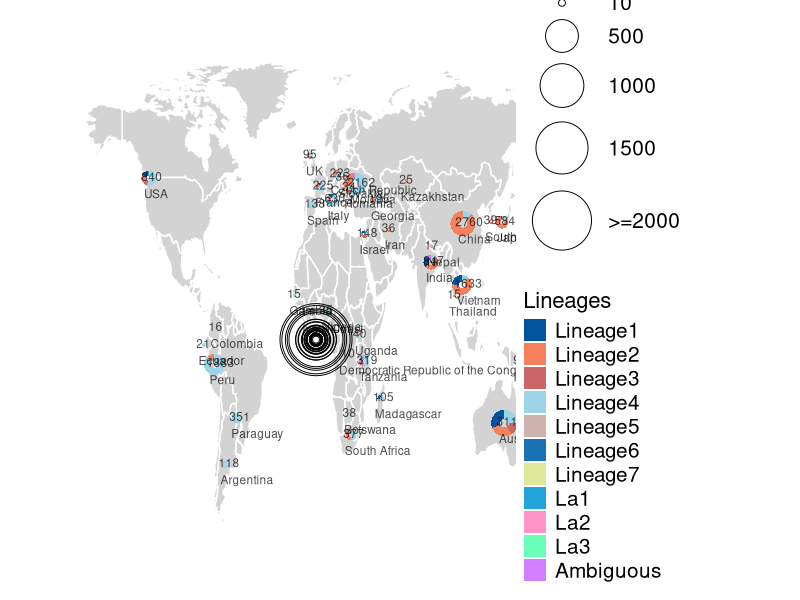

Write R code to recreate this figure.
#!/usr/bin/Rscript
library(ggplot2)
library(dplyr)
library(maps)
library(grid)

colors <- c('#01539E', '#F4805D', '#CB6667', '#9BD5E7', '#CDB2AD', '#1A71B3', '#DEE89A', '#23A4D8', '#FF94C6', '#6AFFB7', '#D27FFF')
index <- c('Lineage1', 'Lineage2', 'Lineage3', 'Lineage4', 'Lineage5', 'Lineage6', 'Lineage7', 'La1', 'La2', 'La3', 'Ambiguous')


lag <- read.table("lineage_stats.xls",sep = "\t",header = T)
names(lag) <- c("Area", "lineage", "count")
lag <- arrange(lag,Area,lineage)

colorDF <-  data.frame(lineage=index, color=colors, row.names=1)

world_map<- map_data("world") |> subset(lat > -60)

gg <- ggplot() +
  geom_map(
    data = world_map, map = world_map,
    aes(long, lat, map_id = region),
    color = "white", fill = "lightgray", linewidth = 0.5) +
  theme(panel.background = element_blank(),
    panel.border = element_blank(),
    panel.grid = element_blank(),
    axis.title = element_blank(),
    axis.text = element_blank(),
    axis.ticks = element_blank(),
    plot.margin = unit(c(1, 5, 1, 1), "cm")
  )


size <- arrange(aggregate(lag$count,by=list(lag$Area),sum),desc(x))
names(size) <- c("area","size")

plinshi <- ggplot(size,aes(area,size)) + 
  geom_point(aes(size=size)) + 
  scale_size_continuous(range = c(2,24),
    breaks = c(10,500,1000,1500,2000))

size[,'plotsize'] <- (ggplot_build(plinshi)$data)[[1]]['size']
rm(plinshi)

for (i in 1:dim(size)[1]) {
  submap<-world_map[world_map$region==size$area[i],]
  long<-sum(submap$long)/length(submap$long)
  lat<-sum(submap$lat)/length(submap$lat)
  size$long[i] <- long
  size$lat[i] <- lat
}


for (x in 1:nrow(size)) {
  sublineages <- lag[lag$Area == size$area[x], ]$lineage
  sub_plot <- ggplot(lag[lag$Area == size$area[x], ], aes(x = 1, y = count, fill = lineage)) +
    geom_bar(width = 1, stat = "identity") +
    coord_polar("y", start = 0) +
    theme_void() +
    theme(legend.position = "None") +
    xlim(0, 1.5) +
    scale_fill_manual(values=colorDF[sublineages, "color"])
  
  sub_grob <- ggplotGrob(sub_plot)

  xmin <- max(size$long[x] - (size$plotsize[x]/2), -Inf)
  xmax <- min(size$long[x] + (size$plotsize[x]/2), Inf)
  ymin <- max(size$lat[x] - (size$plotsize[x]/2), -Inf)
  ymax <- min(size$lat[x] + (size$plotsize[x]/2), Inf)

  gg <- gg + annotation_custom(sub_grob,
                               xmin = xmin,
                               xmax = xmax,
                               ymin = ymin,
                               ymax = ymax)
  
  gg <- gg + annotate("text",
                      x = size$long[x]-5,
                      y = size$lat[x]-6,
                      label = paste(size$size[x], "\n", size$area[x]),
                      hjust = 0.03, size=3, alpha=0.7,
                      vjust = 0)
}


gg <- gg + 
  geom_bar(data = lag, 
           aes(x = 0, fill = factor(lineage, levels=index), y = 0), stat = "identity") +
  scale_fill_manual(name = "Lineages", values = colorDF$color)+
  theme(legend.position = c(1.02, 0.25), 
       legend.text = element_text(size=15),
       legend.title = element_text(size = 16))


gg <- gg + 
  geom_point(data=size, aes(x=0,y=0,size=size), pch=21) +
  scale_size_continuous(range = c(2,24),breaks = c(10,500,1000,1500,2000),labels = c('10', '500','1000','1500','>=2000')) + 
  labs(size='Number of isolates') +
  guides(size = guide_legend(order = 1), fill = guide_legend(order = 2)) +
  theme(legend.position = c(1.02, 0.55),
       legend.text = element_text(size=15),
       legend.title = element_text(size = 16))


ggsave('lineage_piemap.pdf', gg, height=10, width=18)

if(file_test("-f", "Rplots.pdf")) file.remove("Rplots.pdf")
